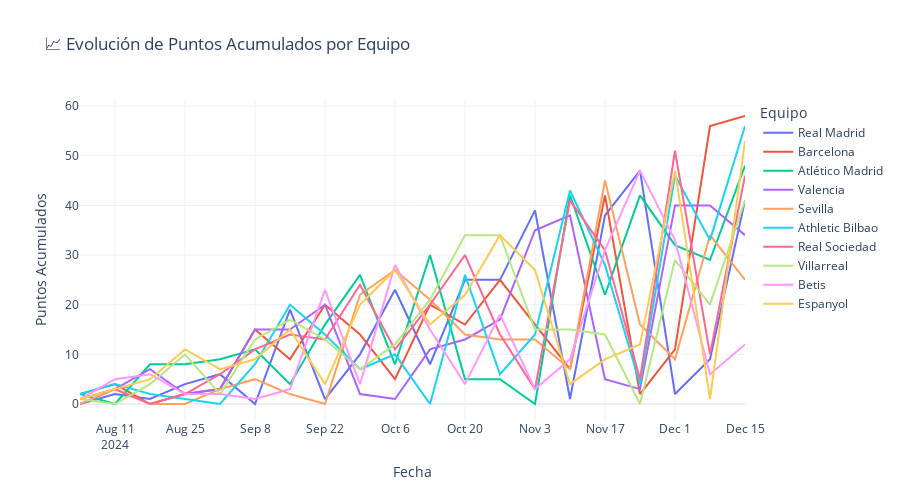
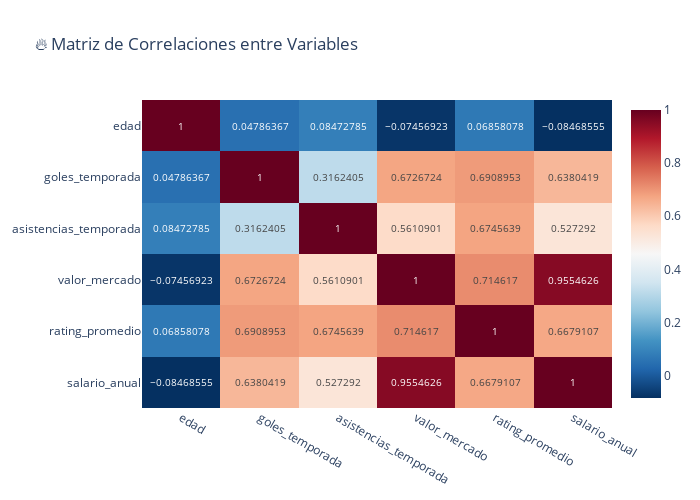
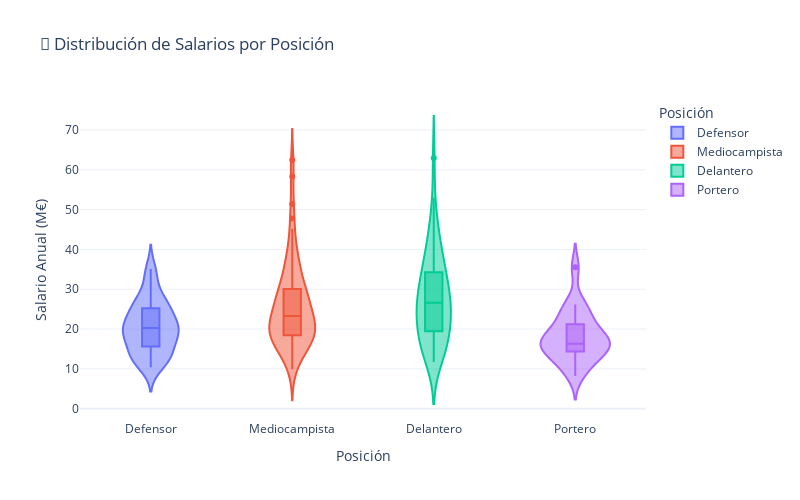

Here is the notebook cell these charts were saved with, in order:
### Markdown cell above
### 4.3 Visualizaciones Geográficas y Temporales

Los **mapas interactivos** y **series temporales** añaden dimensiones espaciales y temporales al análisis deportivo.

### Code cell
# 4.3 Mapa geográfico de origen de jugadores

print("\n🗺️ VISUALIZACIONES GEOGRÁFICAS Y TEMPORALES")
print("=" * 60)

# Agregar datos por país para el mapa
df_paises = df_jugadores.groupby('pais').agg({
    'jugador_id': 'count',
    'valor_mercado': 'mean',
    'rating_promedio': 'mean',
    'lat': 'first',
    'lon': 'first'
}).reset_index()

df_paises.columns = ['pais', 'num_jugadores', 'valor_promedio', 'rating_promedio', 'lat', 'lon']

# Crear mapa de dispersión geográfico
fig_map = px.scatter_geo(
    df_paises,
    lat='lat',
    lon='lon',
    size='num_jugadores',
    color='valor_promedio',
    hover_name='pais',
    hover_data=['num_jugadores', 'rating_promedio'],
    title='🌍 Distribución Global de Jugadores por País de Origen',
    labels={
        'valor_promedio': 'Valor Promedio (M€)',
        'num_jugadores': 'Número de Jugadores'
    }
)

fig_map.update_layout(
    geo=dict(
        projection_type='equirectangular',
        showland=True,
        landcolor='lightgray',
        coastlinecolor='darkgray',
    ),
    width=900,
    height=500
)

fig_map.show()

print("✅ Mapa geográfico de origen de jugadores creado")

# Gráfico de series temporales - Evolución de puntos por equipo
fig_temporal = px.line(
    df_temporal,
    x='fecha',
    y='puntos_acumulados',
    color='equipo',
    title='📈 Evolución de Puntos Acumulados por Equipo',
    labels={
        'fecha': 'Fecha',
        'puntos_acumulados': 'Puntos Acumulados',
        'equipo': 'Equipo'
    }
)

fig_temporal.update_layout(
    width=900,
    height=500,
    hovermode='x unified',
    template='plotly_white'
)

fig_temporal.show()

print("✅ Gráfico de series temporales creado")

# Heatmap de correlaciones interactivo
variables_numericas = ['edad', 'goles_temporada', 'asistencias_temporada', 
                      'valor_mercado', 'rating_promedio', 'salario_anual']

correlacion_matrix = df_jugadores[variables_numericas].corr()

fig_heatmap = px.imshow(
    correlacion_matrix,
    text_auto=True,
    aspect="auto",
    title='🔥 Matriz de Correlaciones entre Variables',
    color_continuous_scale='RdBu_r'
)

fig_heatmap.update_layout(
    width=700,
    height=500
)

fig_heatmap.show()

print("✅ Heatmap de correlaciones interactivo creado")

# Gráfico de violin para distribuciones detalladas
fig_violin = px.violin(
    df_jugadores,
    x='posicion',
    y='salario_anual',
    color='posicion',
    box=True,
    title='🎻 Distribución de Salarios por Posición',
    labels={
        'posicion': 'Posición',
        'salario_anual': 'Salario Anual (M€)'
    }
)

fig_violin.update_layout(
    width=800,
    height=500,
    template='plotly_white'
)

fig_violin.show()

print("✅ Gráfico de violin para distribuciones creado")

print(f"\n📊 Estadísticas del análisis geográfico:")
print(f"   🌍 Países representados: {len(df_paises)}")
print(f"   👥 País con más jugadores: {df_paises.loc[df_paises['num_jugadores'].idxmax(), 'pais']} ({df_paises['num_jugadores'].max()} jugadores)")
print(f"   💰 País con mayor valor promedio: {df_paises.loc[df_paises['valor_promedio'].idxmax(), 'pais']} ({df_paises['valor_promedio'].max():.1f} M€)")

print(f"\n📈 Estadísticas temporales:")
print(f"   📅 Periodo analizado: {df_temporal['jornada'].max()} jornadas")
print(f"   🏆 Equipo con más puntos: {df_temporal.groupby('equipo')['puntos_acumulados'].max().idxmax()}")
print(f"   ⚽ Total de goles por jornada: {df_temporal.groupby('jornada')['goles_fecha'].sum().mean():.1f} promedio")

### Figure 1 — Plotly figure (JSON) as saved in the notebook; plotly's stock layout.template omitted (floating-point values rounded to 4 significant figures)
{"data": [{"hovertemplate": "Equipo=Real Madrid<br>Fecha=%{x}<br>Puntos Acumulados=%{y}<extra></extra>", "legendgroup": "Real Madrid", "line": {"color": "#636efa", "dash": "solid"}, "marker": {"symbol": "circle"}, "mode": "lines", "name": "Real Madrid", "orientation": "v", "showlegend": true, "type": "scatter", "x": ["2024-08-04T00:00:00", "2024-08-11T00:00:00", "2024-08-18T00:00:00", "2024-08-25T00:00:00", "2024-09-01T00:00:00", "2024-09-08T00:00:00", "2024-09-15T00:00:00", "2024-09-22T00:00:00", "2024-09-29T00:00:00", "2024-10-06T00:00:00", "2024-10-13T00:00:00", "2024-10-20T00:00:00", "2024-10-27T00:00:00", "2024-11-03T00:00:00", "2024-11-10T00:00:00", "2024-11-17T00:00:00", "2024-11-24T00:00:00", "2024-12-01T00:00:00", "2024-12-08T00:00:00", "2024-12-15T00:00:00"], "xaxis": "x", "y": [0, 2, 1, 4, 6, 0, 19, 1, 10, 23, 8, 25, 25, 39, 1, 38, 47, 2, 9, 41], "yaxis": "y"}, {"hovertemplate": "Equipo=Barcelona<br>Fecha=%{x}<br>Puntos Acumulados=%{y}<extra></extra>", "legendgroup": "Barcelona", "line": {"color": "#EF553B", "dash": "solid"}, "marker": {"symbol": "circle"}, "mode": "lines", "name": "Barcelona", "orientation": "v", "showlegend": true, "type": "scatter", "x": ["2024-08-04T00:00:00", "2024-08-11T00:00:00", "2024-08-18T00:00:00", "2024-08-25T00:00:00", "2024-09-01T00:00:00", "2024-09-08T00:00:00", "2024-09-15T00:00:00", "2024-09-22T00:00:00", "2024-09-29T00:00:00", "2024-10-06T00:00:00", "2024-10-13T00:00:00", "2024-10-20T00:00:00", "2024-10-27T00:00:00", "2024-11-03T00:00:00", "2024-11-10T00:00:00", "2024-11-17T00:00:00", "2024-11-24T00:00:00", "2024-12-01T00:00:00", "2024-12-08T00:00:00", "2024-12-15T00:00:00"], "xaxis": "x", "y": [2, 4, 0, 2, 3, 15, 9, 20, 14, 5, 20, 16, 25, 16, 7, 42, 2, 11, 56, 58], "yaxis": "y"}, {"hovertemplate": "Equipo=Atlético Madrid<br>Fecha=%{x}<br>Puntos Acumulados=%{y}<extra></extra>", "legendgroup": "Atlético Madrid", "line": {"color": "#00cc96", "dash": "solid"}, "marker": {"symbol": "circle"}, "mode": "lines", "name": "Atlético Madrid", "orientation": "v", "showlegend": true, "type": "scatter", "x": ["2024-08-04T00:00:00", "2024-08-11T00:00:00", "2024-08-18T00:00:00", "2024-08-25T00:00:00", "2024-09-01T00:00:00", "2024-09-08T00:00:00", "2024-09-15T00:00:00", "2024-09-22T00:00:00", "2024-09-29T00:00:00", "2024-10-06T00:00:00", "2024-10-13T00:00:00", "2024-10-20T00:00:00", "2024-10-27T00:00:00", "2024-11-03T00:00:00", "2024-11-10T00:00:00", "2024-11-17T00:00:00", "2024-11-24T00:00:00", "2024-12-01T00:00:00", "2024-12-08T00:00:00", "2024-12-15T00:00:00"], "xaxis": "x", "y": [2, 0, 8, 8, 9, 11, 4, 16, 26, 8, 30, 5, 5, 0, 42, 22, 42, 32, 29, 48], "yaxis": "y"}, {"hovertemplate": "Equipo=Valencia<br>Fecha=%{x}<br>Puntos Acumulados=%{y}<extra></extra>", "legendgroup": "Valencia", "line": {"color": "#ab63fa", "dash": "solid"}, "marker": {"symbol": "circle"}, "mode": "lines", "name": "Valencia", "orientation": "v", "showlegend": true, "type": "scatter", "x": ["2024-08-04T00:00:00", "2024-08-11T00:00:00", "2024-08-18T00:00:00", "2024-08-25T00:00:00", "2024-09-01T00:00:00", "2024-09-08T00:00:00", "2024-09-15T00:00:00", "2024-09-22T00:00:00", "2024-09-29T00:00:00", "2024-10-06T00:00:00", "2024-10-13T00:00:00", "2024-10-20T00:00:00", "2024-10-27T00:00:00", "2024-11-03T00:00:00", "2024-11-10T00:00:00", "2024-11-17T00:00:00", "2024-11-24T00:00:00", "2024-12-01T00:00:00", "2024-12-08T00:00:00", "2024-12-15T00:00:00"], "xaxis": "x", "y": [0, 3, 7, 2, 3, 15, 15, 20, 2, 1, 11, 13, 17, 35, 38, 5, 3, 40, 40, 34], "yaxis": "y"}, {"hovertemplate": "Equipo=Sevilla<br>Fecha=%{x}<br>Puntos Acumulados=%{y}<extra></extra>", "legendgroup": "Sevilla", "line": {"color": "#FFA15A", "dash": "solid"}, "marker": {"symbol": "circle"}, "mode": "lines", "name": "Sevilla", "orientation": "v", "showlegend": true, "type": "scatter", "x": ["2024-08-04T00:00:00", "2024-08-11T00:00:00", "2024-08-18T00:00:00", "2024-08-25T00:00:00", "2024-09-01T00:00:00", "2024-09-08T00:00:00", "2024-09-15T00:00:00", "2024-09-22T00:00:00", "2024-09-29T00:00:00", "2024-10-06T00:00:00", "2024-10-13T00:00:00", "2024-10-20T00:00:00", "2024-10-27T00:00:00", "2024-11-03T00:00:00", "2024-11-10T00:00:00", "2024-11-17T00:00:00", "2024-11-24T00:00:00", "2024-12-01T00:00:00", "2024-12-08T00:00:00", "2024-12-15T00:00:00"], "xaxis": "x", "y": [0, 3, 0, 0, 3, 5, 2, 0, 22, 27, 21, 14, 13, 13, 7, 45, 16, 9, 34, 25], "yaxis": "y"}, {"hovertemplate": "Equipo=Athletic Bilbao<br>Fecha=%{x}<br>Puntos Acumulados=%{y}<extra></extra>", "legendgroup": "Athletic Bilbao", "line": {"color": "#19d3f3", "dash": "solid"}, "marker": {"symbol": "circle"}, "mode": "lines", "name": "Athletic Bilbao", "orientation": "v", "showlegend": true, "type": "scatter", "x": ["2024-08-04T00:00:00", "2024-08-11T00:00:00", "2024-08-18T00:00:00", "2024-08-25T00:00:00", "2024-09-01T00:00:00", "2024-09-08T00:00:00", "2024-09-15T00:00:00", "2024-09-22T00:00:00", "2024-09-29T00:00:00", "2024-10-06T00:00:00", "2024-10-13T00:00:00", "2024-10-20T00:00:00", "2024-10-27T00:00:00", "2024-11-03T00:00:00", "2024-11-10T00:00:00", "2024-11-17T00:00:00", "2024-11-24T00:00:00", "2024-12-01T00:00:00", "2024-12-08T00:00:00", "2024-12-15T00:00:00"], "xaxis": "x", "y": [2, 4, 2, 1, 0, 8, 20, 14, 7, 10, 0, 26, 6, 14, 43, 28, 4, 46, 33, 56], "yaxis": "y"}, {"hovertemplate": "Equipo=Real Sociedad<br>Fecha=%{x}<br>Puntos Acumulados=%{y}<extra></extra>", "legendgroup": "Real Sociedad", "line": {"color": "#FF6692", "dash": "solid"}, "marker": {"symbol": "circle"}, "mode": "lines", "name": "Real Sociedad", "orientation": "v", "showlegend": true, "type": "scatter", "x": ["2024-08-04T00:00:00", "2024-08-11T00:00:00", "2024-08-18T00:00:00", "2024-08-25T00:00:00", "2024-09-01T00:00:00", "2024-09-08T00:00:00", "2024-09-15T00:00:00", "2024-09-22T00:00:00", "2024-09-29T00:00:00", "2024-10-06T00:00:00", "2024-10-13T00:00:00", "2024-10-20T00:00:00", "2024-10-27T00:00:00", "2024-11-03T00:00:00", "2024-11-10T00:00:00", "2024-11-17T00:00:00", "2024-11-24T00:00:00", "2024-12-01T00:00:00", "2024-12-08T00:00:00", "2024-12-15T00:00:00"], "xaxis": "x", "y": [1, 3, 0, 2, 6, 11, 14, 13, 24, 11, 20, 30, 14, 3, 41, 31, 5, 51, 10, 46], "yaxis": "y"}, {"hovertemplate": "Equipo=Villarreal<br>Fecha=%{x}<br>Puntos Acumulados=%{y}<extra></extra>", "legendgroup": "Villarreal", "line": {"color": "#B6E880", "dash": "solid"}, "marker": {"symbol": "circle"}, "mode": "lines", "name": "Villarreal", "orientation": "v", "showlegend": true, "type": "scatter", "x": ["2024-08-04T00:00:00", "2024-08-11T00:00:00", "2024-08-18T00:00:00", "2024-08-25T00:00:00", "2024-09-01T00:00:00", "2024-09-08T00:00:00", "2024-09-15T00:00:00", "2024-09-22T00:00:00", "2024-09-29T00:00:00", "2024-10-06T00:00:00", "2024-10-13T00:00:00", "2024-10-20T00:00:00", "2024-10-27T00:00:00", "2024-11-03T00:00:00", "2024-11-10T00:00:00", "2024-11-17T00:00:00", "2024-11-24T00:00:00", "2024-12-01T00:00:00", "2024-12-08T00:00:00", "2024-12-15T00:00:00"], "xaxis": "x", "y": [1, 0, 4, 10, 2, 13, 17, 13, 7, 12, 21, 34, 34, 15, 15, 14, 0, 29, 20, 41], "yaxis": "y"}, {"hovertemplate": "Equipo=Betis<br>Fecha=%{x}<br>Puntos Acumulados=%{y}<extra></extra>", "legendgroup": "Betis", "line": {"color": "#FF97FF", "dash": "solid"}, "marker": {"symbol": "circle"}, "mode": "lines", "name": "Betis", "orientation": "v", "showlegend": true, "type": "scatter", "x": ["2024-08-04T00:00:00", "2024-08-11T00:00:00", "2024-08-18T00:00:00", "2024-08-25T00:00:00", "2024-09-01T00:00:00", "2024-09-08T00:00:00", "2024-09-15T00:00:00", "2024-09-22T00:00:00", "2024-09-29T00:00:00", "2024-10-06T00:00:00", "2024-10-13T00:00:00", "2024-10-20T00:00:00", "2024-10-27T00:00:00", "2024-11-03T00:00:00", "2024-11-10T00:00:00", "2024-11-17T00:00:00", "2024-11-24T00:00:00", "2024-12-01T00:00:00", "2024-12-08T00:00:00", "2024-12-15T00:00:00"], "xaxis": "x", "y": [1, 5, 6, 2, 2, 1, 3, 23, 4, 28, 15, 4, 18, 3, 9, 31, 47, 33, 6, 12], "yaxis": "y"}, {"hovertemplate": "Equipo=Espanyol<br>Fecha=%{x}<br>Puntos Acumulados=%{y}<extra></extra>", "legendgroup": "Espanyol", "line": {"color": "#FECB52", "dash": "solid"}, "marker": {"symbol": "circle"}, "mode": "lines", "name": "Espanyol", "orientation": "v", "showlegend": true, "type": "scatter", "x": ["2024-08-04T00:00:00", "2024-08-11T00:00:00", "2024-08-18T00:00:00", "2024-08-25T00:00:00", "2024-09-01T00:00:00", "2024-09-08T00:00:00", "2024-09-15T00:00:00", "2024-09-22T00:00:00", "2024-09-29T00:00:00", "2024-10-06T00:00:00", "2024-10-13T00:00:00", "2024-10-20T00:00:00", "2024-10-27T00:00:00", "2024-11-03T00:00:00", "2024-11-10T00:00:00", "2024-11-17T00:00:00", "2024-11-24T00:00:00", "2024-12-01T00:00:00", "2024-12-08T00:00:00", "2024-12-15T00:00:00"], "xaxis": "x", "y": [1, 3, 5, 11, 7, 9, 15, 4, 20, 27, 16, 22, 34, 27, 4, 9, 12, 47, 1, 53], "yaxis": "y"}], "layout": {"height": 500, "hovermode": "x unified", "legend": {"title": {"text": "Equipo"}, "tracegroupgap": 0}, "title": {"text": "📈 Evolución de Puntos Acumulados por Equipo"}, "width": 900, "xaxis": {"anchor": "y", "domain": [0, 1], "title": {"text": "Fecha"}}, "yaxis": {"anchor": "x", "domain": [0, 1], "title": {"text": "Puntos Acumulados"}}}}

### Figure 2 — Plotly figure (JSON) as saved in the notebook; plotly's stock layout.template omitted (floating-point values rounded to 4 significant figures)
{"data": [{"coloraxis": "coloraxis", "hovertemplate": "x: %{x}<br>y: %{y}<br>color: %{z}<extra></extra>", "name": "0", "texttemplate": "%{z}", "type": "heatmap", "x": ["edad", "goles_temporada", "asistencias_temporada", "valor_mercado", "rating_promedio", "salario_anual"], "xaxis": "x", "y": ["edad", "goles_temporada", "asistencias_temporada", "valor_mercado", "rating_promedio", "salario_anual"], "yaxis": "y", "z": [[1.0, 0.04786, 0.08473, -0.07457, 0.06858, -0.08469], [0.04786, 1.0, 0.3162, 0.6727, 0.6909, 0.638], [0.08473, 0.3162, 1.0, 0.5611, 0.6746, 0.5273], [-0.07457, 0.6727, 0.5611, 1.0, 0.7146, 0.9555], [0.06858, 0.6909, 0.6746, 0.7146, 1.0, 0.6679], [-0.08469, 0.638, 0.5273, 0.9555, 0.6679, 1.0]]}], "layout": {"coloraxis": {"colorscale": [[0, "rgb(5,48,97)"], [0.1, "rgb(33,102,172)"], [0.2, "rgb(67,147,195)"], [0.3, "rgb(146,197,222)"], [0.4, "rgb(209,229,240)"], [0.5, "rgb(247,247,247)"], [0.6, "rgb(253,219,199)"], [0.7, "rgb(244,165,130)"], [0.8, "rgb(214,96,77)"], [0.9, "rgb(178,24,43)"], [1, "rgb(103,0,31)"]]}, "height": 500, "title": {"text": "🔥 Matriz de Correlaciones entre Variables"}, "width": 700, "xaxis": {"anchor": "y", "domain": [0, 1]}, "yaxis": {"anchor": "x", "autorange": "reversed", "domain": [0, 1]}}}

### Figure 3 — Plotly figure (JSON) as saved in the notebook; plotly's stock layout.template omitted (floating-point values rounded to 4 significant figures)
{"data": [{"alignmentgroup": "True", "box": {"visible": true}, "hovertemplate": "Posición=%{x}<br>Salario Anual (M€)=%{y}<extra></extra>", "legendgroup": "Defensor", "marker": {"color": "#636efa"}, "name": "Defensor", "offsetgroup": "Defensor", "orientation": "v", "scalegroup": "True", "showlegend": true, "type": "violin", "x": ["Defensor", "Defensor", "Defensor", "Defensor", "Defensor", "Defensor", "Defensor", "Defensor", "Defensor", "Defensor", "Defensor", "Defensor", "Defensor", "Defensor", "Defensor", "Defensor", "Defensor", "Defensor", "Defensor", "Defensor", "Defensor", "Defensor", "Defensor", "Defensor", "Defensor", "Defensor", "Defensor", "Defensor", "Defensor", "Defensor", "Defensor", "Defensor", "Defensor", "Defensor", "Defensor", "Defensor", "Defensor", "Defensor", "Defensor", "Defensor", "Defensor", "Defensor", "Defensor", "Defensor", "Defensor", "Defensor", "Defensor", "Defensor", "Defensor", "Defensor", "Defensor", "Defensor", "Defensor", "Defensor", "Defensor", "Defensor"], "x0": " ", "xaxis": "x", "y": [16.1, 26.2, 16.8, 16.6, 24.8, 12.7, 11.4, 20.7, 11.6, 18.5, 25.3, 24.6, 22.1, 27.7, 15.2, 33.4, 22.8, 19.9, 12.0, 25.8, 21.1, 19.0, 35.1, 18.2, 25.1, 15.1, 28.7, 18.6, 15.0, 22.1, 25.4, 12.7, 28.1, 12.2, 12.5, 34.5, 22.2, 10.4, 20.6, 18.8, 25.6, 34.0, 12.4, 20.9, 18.0, 12.4, 30.0, 20.5, 27.0, 16.2, 16.1, 21.3, 19.5, 20.0, 11.8, 20.6], "y0": " ", "yaxis": "y"}, {"alignmentgroup": "True", "box": {"visible": true}, "hovertemplate": "Posición=%{x}<br>Salario Anual (M€)=%{y}<extra></extra>", "legendgroup": "Mediocampista", "marker": {"color": "#EF553B"}, "name": "Mediocampista", "offsetgroup": "Mediocampista", "orientation": "v", "scalegroup": "True", "showlegend": true, "type": "violin", "x": ["Mediocampista", "Mediocampista", "Mediocampista", "Mediocampista", "Mediocampista", "Mediocampista", "Mediocampista", "Mediocampista", "Mediocampista", "Mediocampista", "Mediocampista", "Mediocampista", "Mediocampista", "Mediocampista", "Mediocampista", "Mediocampista", "Mediocampista", "Mediocampista", "Mediocampista", "Mediocampista", "Mediocampista", "Mediocampista", "Mediocampista", "Mediocampista", "Mediocampista", "Mediocampista", "Mediocampista", "Mediocampista", "Mediocampista", "Mediocampista", "Mediocampista", "Mediocampista", "Mediocampista", "Mediocampista", "Mediocampista", "Mediocampista", "Mediocampista", "Mediocampista", "Mediocampista", "Mediocampista", "Mediocampista", "Mediocampista", "Mediocampista", "Mediocampista", "Mediocampista", "Mediocampista", "Mediocampista", "Mediocampista", "Mediocampista", "Mediocampista", "Mediocampista", "Mediocampista", "Mediocampista", "Mediocampista", "Mediocampista", "Mediocampista", "Mediocampista", "Mediocampista", "Mediocampista", "Mediocampista", "Mediocampista", "Mediocampista", "Mediocampista", "Mediocampista", "Mediocampista", "Mediocampista", "Mediocampista", "Mediocampista", "Mediocampista", "Mediocampista", "Mediocampista"], "x0": " ", "xaxis": "x", "y": [11.4, 20.0, 15.4, 30.1, 22.3, 21.6, 28.6, 26.2, 24.3, 16.3, 37.2, 20.9, 24.7, 9.9, 19.2, 30.2, 18.1, 30.0, 28.8, 21.3, 51.4, 35.1, 34.3, 18.4, 15.6, 23.7, 27.4, 58.3, 21.2, 14.5, 21.7, 20.8, 18.7, 27.0, 23.5, 18.8, 15.9, 62.5, 18.3, 23.3, 34.2, 22.9, 36.0, 17.4, 16.4, 40.1, 20.8, 12.3, 17.5, 18.7, 45.2, 18.3, 13.3, 26.0, 47.8, 30.4, 22.4, 28.4, 27.4, 39.2, 27.1, 19.1, 17.6, 14.3, 28.4, 18.7, 33.1, 35.2, 41.6, 29.2, 24.0], "y0": " ", "yaxis": "y"}, {"alignmentgroup": "True", "box": {"visible": true}, "hovertemplate": "Posición=%{x}<br>Salario Anual (M€)=%{y}<extra></extra>", "legendgroup": "Delantero", "marker": {"color": "#00cc96"}, "name": "Delantero", "offsetgroup": "Delantero", "orientation": "v", "scalegroup": "True", "showlegend": true, "type": "violin", "x": ["Delantero", "Delantero", "Delantero", "Delantero", "Delantero", "Delantero", "Delantero", "Delantero", "Delantero", "Delantero", "Delantero", "Delantero", "Delantero", "Delantero", "Delantero", "Delantero", "Delantero", "Delantero", "Delantero", "Delantero", "Delantero", "Delantero", "Delantero", "Delantero", "Delantero", "Delantero", "Delantero", "Delantero", "Delantero", "Delantero", "Delantero", "Delantero", "Delantero", "Delantero", "Delantero", "Delantero", "Delantero", "Delantero", "Delantero", "Delantero", "Delantero", "Delantero", "Delantero", "Delantero", "Delantero", "Delantero", "Delantero", "Delantero", "Delantero", "Delantero", "Delantero", "Delantero", "Delantero"], "x0": " ", "xaxis": "x", "y": [32.7, 20.4, 39.0, 34.2, 41.8, 20.3, 23.4, 44.8, 19.8, 34.3, 20.8, 12.2, 28.1, 46.3, 11.7, 13.8, 39.6, 24.4, 15.4, 53.0, 26.6, 23.0, 13.1, 25.2, 28.1, 16.3, 29.7, 14.9, 18.5, 24.9, 17.8, 27.4, 36.4, 33.0, 63.0, 18.1, 25.2, 34.3, 29.1, 12.6, 45.4, 23.4, 20.2, 31.1, 28.7, 23.2, 28.1, 36.8, 15.8, 39.1, 27.9, 34.6, 18.2], "y0": " ", "yaxis": "y"}, {"alignmentgroup": "True", "box": {"visible": true}, "hovertemplate": "Posición=%{x}<br>Salario Anual (M€)=%{y}<extra></extra>", "legendgroup": "Portero", "marker": {"color": "#ab63fa"}, "name": "Portero", "offsetgroup": "Portero", "orientation": "v", "scalegroup": "True", "showlegend": true, "type": "violin", "x": ["Portero", "Portero", "Portero", "Portero", "Portero", "Portero", "Portero", "Portero", "Portero", "Portero", "Portero", "Portero", "Portero", "Portero", "Portero", "Portero", "Portero", "Portero", "Portero", "Portero"], "x0": " ", "xaxis": "x", "y": [35.5, 15.9, 16.0, 26.2, 15.1, 19.9, 18.7, 11.5, 16.5, 19.9, 16.0, 18.3, 8.2, 23.5, 25.8, 13.6, 13.1, 16.1, 22.5, 10.6], "y0": " ", "yaxis": "y"}], "layout": {"height": 500, "legend": {"title": {"text": "Posición"}, "tracegroupgap": 0}, "title": {"text": "🎻 Distribución de Salarios por Posición"}, "violinmode": "overlay", "width": 800, "xaxis": {"anchor": "y", "categoryarray": ["Defensor", "Mediocampista", "Delantero", "Portero"], "categoryorder": "array", "domain": [0, 1], "title": {"text": "Posición"}}, "yaxis": {"anchor": "x", "domain": [0, 1], "title": {"text": "Salario Anual (M€)"}}}}
